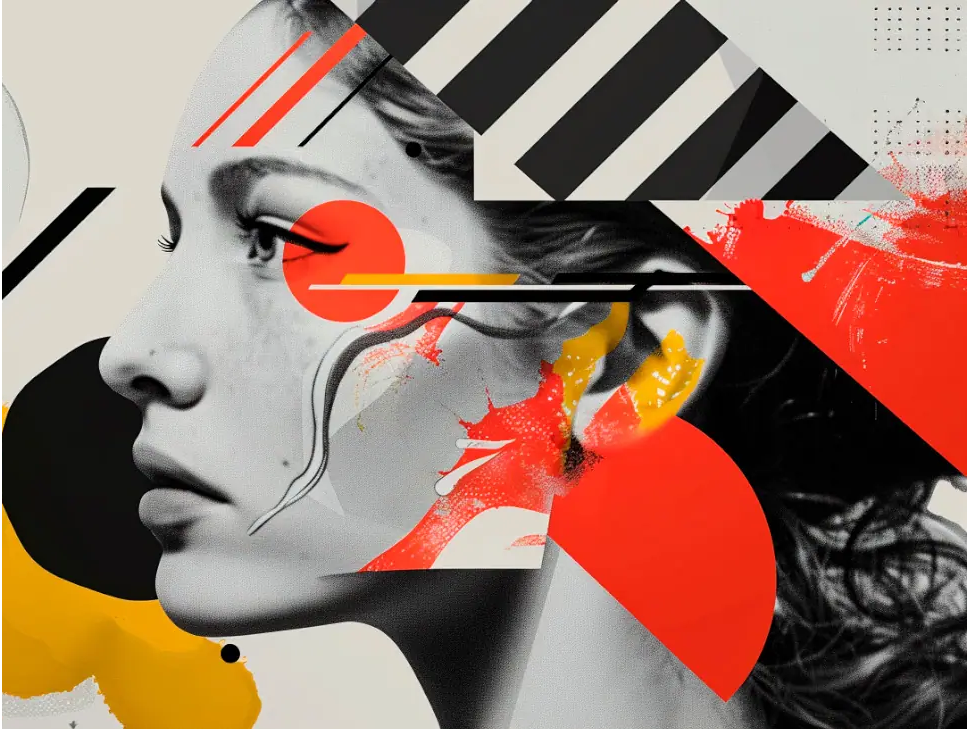
#> input picture Practicas/Practica4/Practica4/artecontemp.png, 967 x 736 px
$ python filters.py
#> lines starting #> are read from the running program, lines starting #| are printed output that depends on the picture
import numpy as np
import cv2
from itertools import permutations
import math
class filters:
    def __init__(self):
        pass


    # [15 lines left out: function salt_pepper_noise, not called in this run]

    def gauss_vector(self, l):
        """
        Args:
            l (int): level in the gauss pyramid
        """
#> called with l = 3
        gauss_1d = np.zeros(l+1)
        for x in range(l+1):
            gauss_1d[x] = math.factorial(l)/(math.factorial(x)*math.factorial(l-x))
        return gauss_1d

    def gauss_matrix(self,l):
        gauss_1d = filters.gauss_vector(self, l)
        filter_gauss = np.outer(gauss_1d, np.transpose(gauss_1d))
        scalar = np.sum(filter_gauss)
        return filter_gauss/scalar

    # [18 lines left out: functions to_matrix, derv1_gauss, derv2_gauss, not called in this run]

    def low_step_block(self, n):
        k_block = np.ones((n,n), dtype=int)/(n*n)
        return k_block

    # [11 lines left out: function convolution_2d, not called in this run]
if __name__==  "__main__":
    filtros = filters()
    k_gauss = filtros.gauss_vector(3)
    #print(k_gauss)
    k_gauss = filtros.gauss_matrix(3)
    print(k_gauss)
    #k_dervgauss= filtros.derv2_gauss(3)
    #print(k_dervgauss)

    image = cv2.imread('artecontemp.png', cv2.IMREAD_GRAYSCALE)
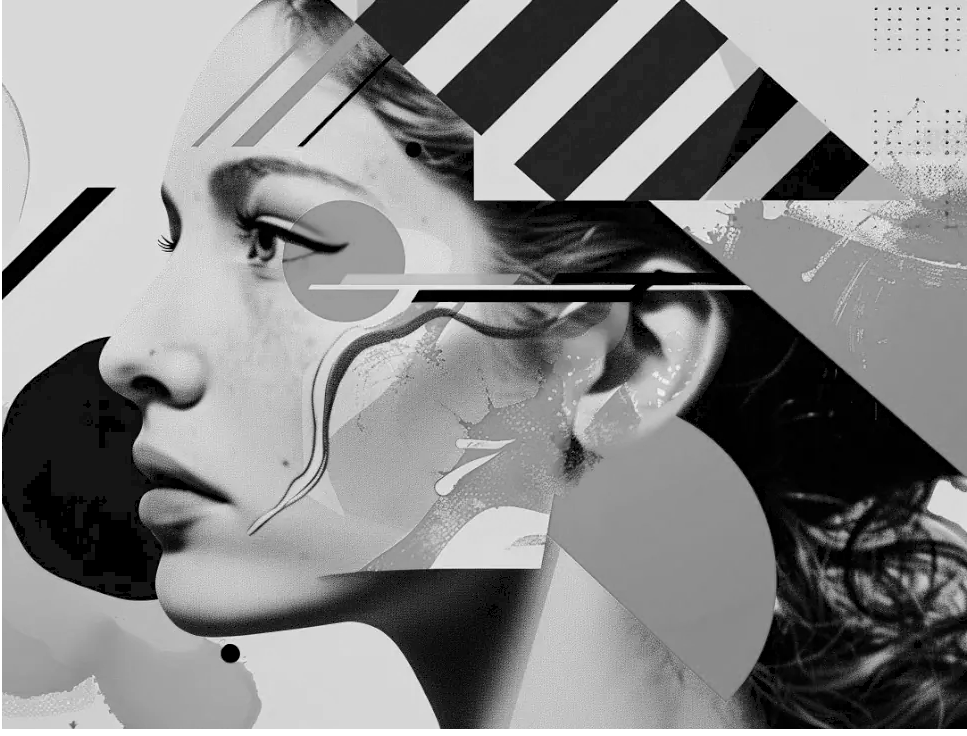
#> image: shape (736, 967); min 0, max 255, mean 135.6
    print(image.shape[0])
#| 736
